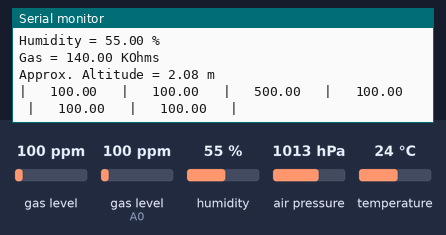
Simulated run of this sketch. Board: Arduino Uno, built with avr-gcc and run on an emulated ATmega328P. Parts: the last lines printed to the serial monitor. The inputs (shaded band) are chosen by the test bench; at power-on: gas level 100 ppm, gas level (sensor on A0) 100 ppm, humidity 55 %, air pressure 1013 hPa, temperature 24 °C.

Above: at 1.2 s.
1.3 s: gas level (sensor 0) set to 20 ppm
2.8 s: gas level (sensor on A0) set to 20 ppm
At 2.8 s:
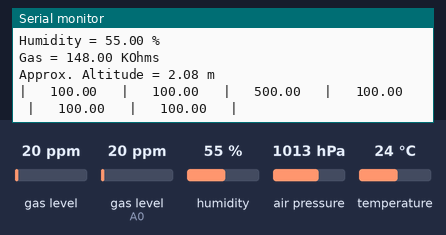
4.3 s: humidity set to 22 %
At 5.6 s:
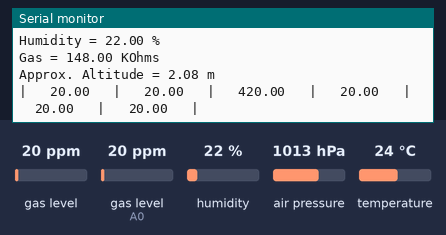
5.8 s: air pressure set to 952 hPa
7.3 s: gas level (sensor on A0) set to 250 ppm
At 7.3 s:
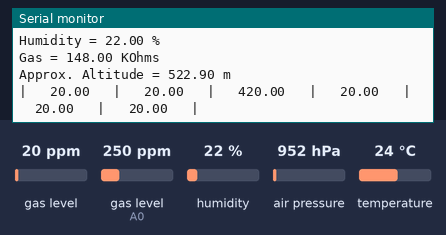
8.8 s: temperature set to 12 °C
At 9.8 s:
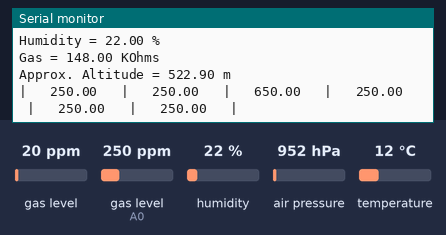
Timing chart, 0 to 11.3 s (numbered marks = the images above; inputs shaded):
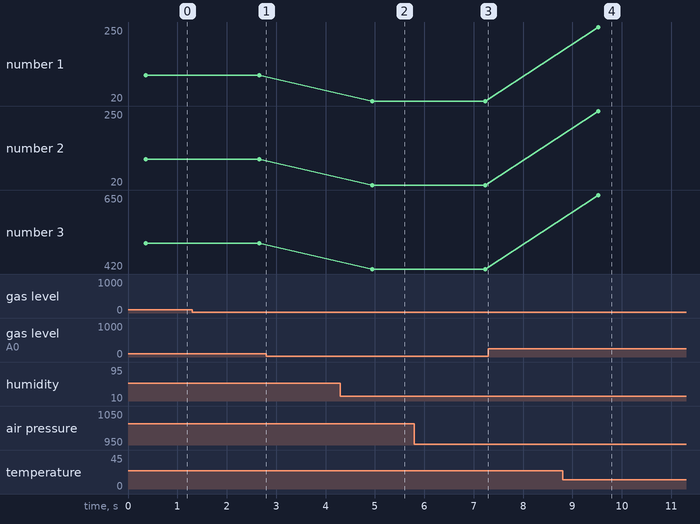

Measured:
- after the input at 4.3 s, the serial monitor: prints a new line after 0.57 s (image 2)
- after the input at 8.8 s, the serial monitor: prints a new line after 0.60 s (image 4)

The sketch:

BME680MQ135XIAO.ino
```cpp
#include <Wire.h>
#include <SPI.h>
#include <Adafruit_Sensor.h>
#include "Adafruit_BME680.h"

//Include the library
#include <MQUnifiedsensor.h>

//Definitions
#define placa "ESP32"
#define Voltage_Resolution 3.3
#define pin A0 //Analog input 0 of your arduino
#define type "MQ-135" //MQ135
#define ADC_Bit_Resolution 12 // For our beloved XIAO ESP32C3
#define RatioMQ135CleanAir 3.6//RS / R0 = 3.6 ppm

#define BME_SCK 13
#define BME_MISO 12
#define BME_MOSI 11
#define BME_CS 10

#define SEALEVELPRESSURE_HPA (1013.25)
MQUnifiedsensor MQ135(placa, Voltage_Resolution, ADC_Bit_Resolution, pin, type);


Adafruit_BME680 bme; // I2C

void setup() {
  Serial.begin(9600);
  while (!Serial);
  Serial.println(F("BME680 test"));

  if (!bme.begin()) {
    Serial.println("Could not find a valid BME680 sensor, check wiring!");
    while (1);
  }

  // Set up oversampling and filter initialization
  bme.setTemperatureOversampling(BME680_OS_8X);
  bme.setHumidityOversampling(BME680_OS_2X);
  bme.setPressureOversampling(BME680_OS_4X);
  bme.setIIRFilterSize(BME680_FILTER_SIZE_3);
  bme.setGasHeater(320, 150); // 320*C for 150 ms

  MQ135.setRegressionMethod(1);
  MQ135.init();

    Serial.print("Calibrating please wait.");
  float calcR0 = 0;
  for(int i = 1; i<=10; i ++)
  {
    MQ135.update(); // Update data, the arduino will read the voltage from the analog pin
    calcR0 += MQ135.calibrate(RatioMQ135CleanAir);
    Serial.print(".");
  }
  MQ135.setR0(calcR0/10);
  Serial.println("  done!.");

  if(isinf(calcR0)) {Serial.println("Warning: Conection issue, R0 is infinite (Open circuit detected) please check your wiring and supply"); while(1);}
  if(calcR0 == 0){Serial.println("Warning: Conection issue found, R0 is zero (Analog pin shorts to ground) please check your wiring and supply"); while(1);}
  /*****************************  MQ CAlibration ********************************************/
  Serial.println("** Values from MQ-135 ****");
  Serial.println("|    CO   |  Alcohol |   CO2  |  Toluen  |  NH4  |  Aceton  |");
}

void loop()
{
  if (! bme.performReading()) {
    Serial.println("Failed to perform reading :(");
    return;
  }
  Serial.print("Temperature = ");
  Serial.print(bme.temperature);
  Serial.println(" *C");
  Serial.print("Pressure = ");
  Serial.print(bme.pressure / 100.0);
  Serial.println(" hPa");
  Serial.print("Humidity = ");
  Serial.print(bme.humidity);
  Serial.println(" %");
  Serial.print("Gas = ");
  Serial.print(bme.gas_resistance / 1000.0);
  Serial.println(" KOhms");
  Serial.print("Approx. Altitude = ");
  Serial.print(bme.readAltitude(SEALEVELPRESSURE_HPA));
  Serial.println(" m");

  Serial.println();
  MQ135.update(); // Update data, the arduino will read the voltage from the analog pin

  MQ135.setA(605.18); MQ135.setB(-3.937); // Configure the equation to calculate CO concentration value
  float CO = MQ135.readSensor(); // Sensor will read PPM concentration using the model, a and b values set previously or from the setup

  MQ135.setA(77.255); MQ135.setB(-3.18); //Configure the equation to calculate Alcohol concentration value
  float Alcohol = MQ135.readSensor(); // SSensor will read PPM concentration using the model, a and b values set previously or from the setup

  MQ135.setA(110.47); MQ135.setB(-2.862); // Configure the equation to calculate CO2 concentration value
  float CO2 = MQ135.readSensor(); // Sensor will read PPM concentration using the model, a and b values set previously or from the setup

  MQ135.setA(44.947); MQ135.setB(-3.445); // Configure the equation to calculate Toluen concentration value
  float Toluen = MQ135.readSensor(); // Sensor will read PPM concentration using the model, a and b values set previously or from the setup

  MQ135.setA(102.2 ); MQ135.setB(-2.473); // Configure the equation to calculate NH4 concentration value
  float NH4 = MQ135.readSensor(); // Sensor will read PPM concentration using the model, a and b values set previously or from the setup

  MQ135.setA(34.668); MQ135.setB(-3.369); // Configure the equation to calculate Aceton concentration value
  float Aceton = MQ135.readSensor(); // Sensor will read PPM concentration using the model, a and b values set previously or from the setup
  Serial.print("|   "); Serial.print(CO);
  Serial.print("   |   "); Serial.print(Alcohol);
  Serial.print("   |   "); Serial.print(CO2 + 400);
  Serial.print("   |   "); Serial.print(Toluen);
  Serial.print("   |   "); Serial.print(NH4);
  Serial.print("   |   "); Serial.print(Aceton);
  Serial.println("   |");
  /*
  Exponential regression:
  GAS      | a      | b
  CO       | 605.18 | -3.937
  Alcohol  | 77.255 | -3.18
  CO2      | 110.47 | -2.862
  Toluen  | 44.947 | -3.445
  NH4      | 102.2  | -2.473
  Aceton  | 34.668 | -3.369
  */

  delay(2000);
}
```
